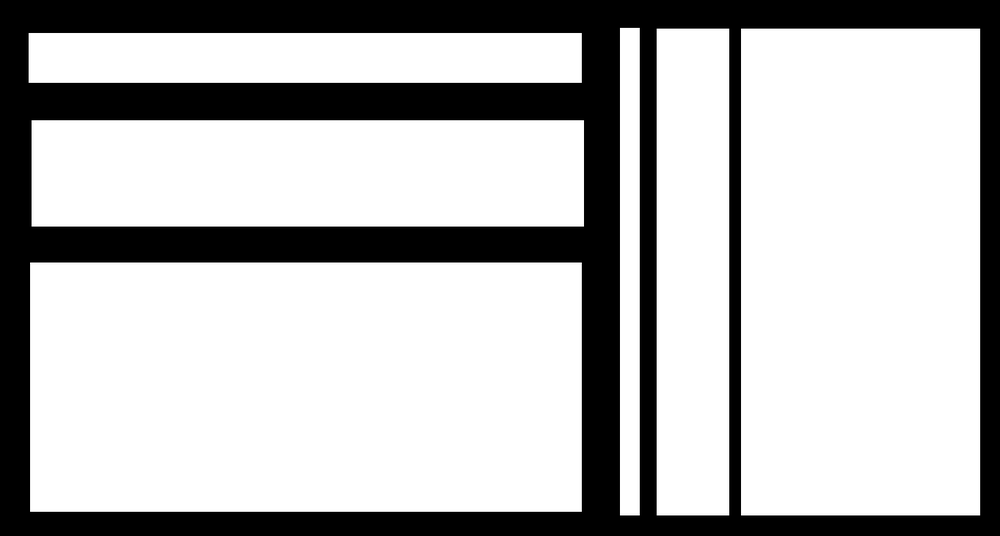
#> input picture lab4/originals/img3.png, 1000 x 536 px, shrunk from 1363 x 731 before the run
$ python main.py
#> lines starting #> are read from the running program, lines starting #| are printed output that depends on the picture; after the words box and inside, x2 and y2 are one past the last pixel; in counts of white or black regions, pixels touching at a corner belong together
import cv2
import numpy as np

# img = cv2.imread('originals/test.jpg', 0)
# img = cv2.imread('originals/image.png', 0)
# img = cv2.imread('originals/f2.png', 0)
img = cv2.imread('originals/img3.png', 0)
#> img is the input picture: shape (536, 1000); min 0, max 255, mean 183.3

if img is None:
    raise ValueError("Изображение не найдено")

# 2. Бинаризация
_, binary = cv2.threshold(img, 0, 255, cv2.THRESH_BINARY + cv2.THRESH_OTSU)
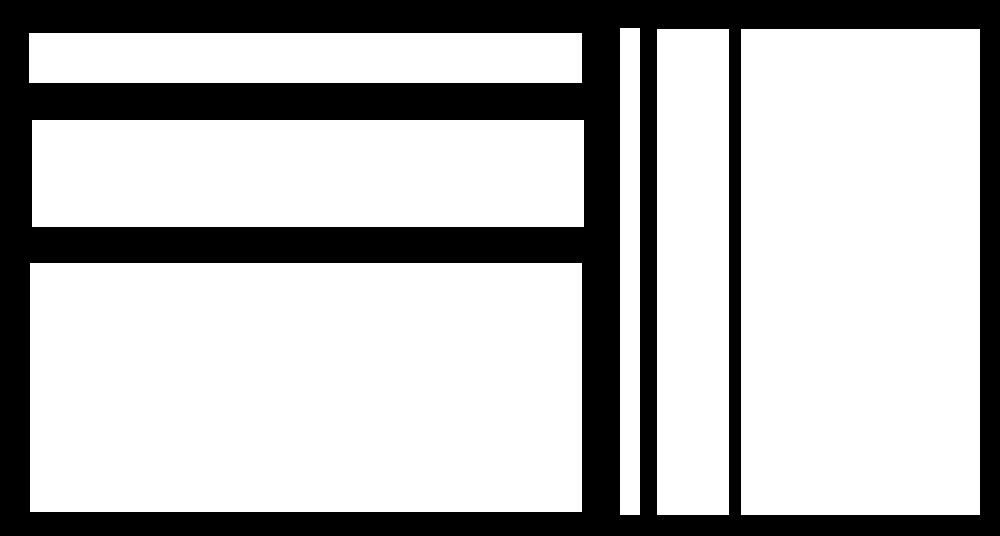
#> binary: shape (536, 1000); 71.8% white; 1 black region, box (x1, y1, x2, y2) and area: (0, 0, 1000, 536) 150952

# 3. Морфология 1: Эрозия (диск r = 3)
kernel_disk = cv2.getStructuringElement(cv2.MORPH_ELLIPSE, (3, 3))
erosion = cv2.erode(binary, kernel_disk)
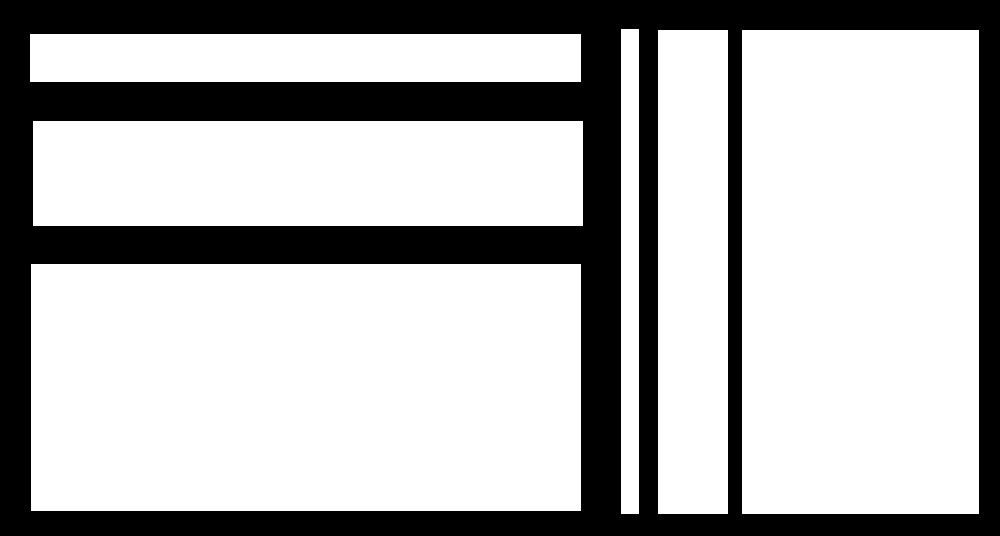
#> erosion: shape (536, 1000); 70.4% white; 1 black region, box (x1, y1, x2, y2) and area: (0, 0, 1000, 536) 158634

# 4. Морфология 2: Размыкание (крест 5×5)
kernel_cross = cv2.getStructuringElement(cv2.MORPH_CROSS, (5, 5))
opening = cv2.morphologyEx(binary, cv2.MORPH_OPEN, kernel_cross)
#> opening: shape (536, 1000); 71.8% white; 1 black region, box (x1, y1, x2, y2) and area: (0, 0, 1000, 536) 151048

# 5. Удаление вертикальных объектов
kernel_horizontal = cv2.getStructuringElement(cv2.MORPH_RECT, (200, 10))
no_vertical = cv2.morphologyEx(binary, cv2.MORPH_OPEN, kernel_horizontal)
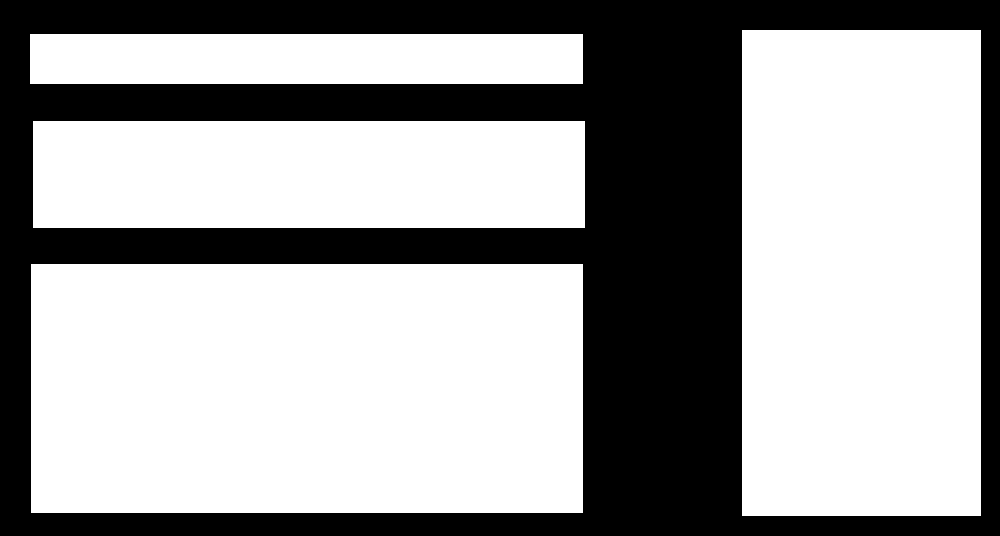
#> no_vertical: shape (536, 1000); 63.5% white; 1 black region, box (x1, y1, x2, y2) and area: (0, 0, 1000, 536) 195684

cv2.imwrite('processed/binary.png', binary)
cv2.imwrite('processed/erosion.png', erosion)
cv2.imwrite('processed/opening.png', opening)
cv2.imwrite('processed/no_vertical.png', no_vertical)
